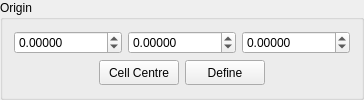
         <widget class="QGroupBox" name="MatrixTransformOriginGroup">
          <property name="title">
           <string>Origin</string>
          </property>
          <layout class="QVBoxLayout" name="verticalLayout_6">
           <item>
            <layout class="QHBoxLayout" name="_13">
             <property name="spacing">
              <number>6</number>
             </property>
             <property name="margin">
              <number>0</number>
             </property>
             <item>
              <widget class="QDoubleSpinBox" name="TransformOriginXSpin">
               <property name="sizePolicy">
                <sizepolicy hsizetype="Expanding" vsizetype="Fixed">
                 <horstretch>0</horstretch>
                 <verstretch>0</verstretch>
                </sizepolicy>
               </property>
               <property name="decimals">
                <number>5</number>
               </property>
               <property name="minimum">
                <double>-1000000.000000000000000</double>
               </property>
               <property name="maximum">
                <double>1000000.000000000000000</double>
               </property>
              </widget>
             </item>
             <item>
              <widget class="QDoubleSpinBox" name="TransformOriginYSpin">
               <property name="sizePolicy">
                <sizepolicy hsizetype="Expanding" vsizetype="Fixed">
                 <horstretch>0</horstretch>
                 <verstretch>0</verstretch>
                </sizepolicy>
               </property>
               <property name="decimals">
                <number>5</number>
               </property>
               <property name="minimum">
                <double>-1000000.000000000000000</double>
               </property>
               <property name="maximum">
                <double>1000000.000000000000000</double>
               </property>
              </widget>
             </item>
             <item>
              <widget class="QDoubleSpinBox" name="TransformOriginZSpin">
               <property name="sizePolicy">
                <sizepolicy hsizetype="Expanding" vsizetype="Fixed">
                 <horstretch>0</horstretch>
                 <verstretch>0</verstretch>
                </sizepolicy>
               </property>
               <property name="decimals">
                <number>5</number>
               </property>
               <property name="minimum">
                <double>-1000000.000000000000000</double>
               </property>
               <property name="maximum">
                <double>1000000.000000000000000</double>
               </property>
              </widget>
             </item>
            </layout>
           </item>
           <item>
            <layout class="QHBoxLayout" name="horizontalLayout_7">
             <item>
              <spacer name="horizontalSpacer_6">
               <property name="orientation">
                <enum>Qt::Horizontal</enum>
               </property>
               <property name="sizeHint" stdset="0">
                <size>
                 <width>40</width>
                 <height>20</height>
                </size>
               </property>
              </spacer>
             </item>
             <item>
              <widget class="QPushButton" name="TransformOriginCellCentreButton">
               <property name="minimumSize">
                <size>
                 <width>32</width>
                 <height>25</height>
                </size>
               </property>
               <property name="maximumSize">
                <size>
                 <width>300</width>
                 <height>25</height>
                </size>
               </property>
               <property name="toolTip">
                <string>Define origin from cell centre</string>
               </property>
               <property name="text">
                <string>Cell Centre</string>
               </property>
               <property name="icon">
                <iconset resource="icons.qrc">
                 <normaloff>:/stackicons/icons/stack_celldefine.svg</normaloff>:/stackicons/icons/stack_celldefine.svg</iconset>
               </property>
               <property name="iconSize">
                <size>
                 <width>16</width>
                 <height>16</height>
                </size>
               </property>
              </widget>
             </item>
             <item>
              <widget class="QPushButton" name="TransformDefineOriginButton">
               <property name="minimumSize">
                <size>
                 <width>0</width>
                 <height>25</height>
                </size>
               </property>
               <property name="maximumSize">
                <size>
                 <width>300</width>
                 <height>25</height>
                </size>
               </property>
               <property name="toolTip">
                <string>Define origin from current selection</string>
               </property>
               <property name="text">
                <string>Define</string>
               </property>
               <property name="icon">
                <iconset resource="icons.qrc">
                 <normaloff>:/basic/icons/basic_define.svg</normaloff>:/basic/icons/basic_define.svg</iconset>
               </property>
               <property name="iconSize">
                <size>
                 <width>16</width>
                 <height>16</height>
                </size>
               </property>
              </widget>
             </item>
             <item>
              <spacer name="horizontalSpacer_7">
               <property name="orientation">
                <enum>Qt::Horizontal</enum>
               </property>
               <property name="sizeHint" stdset="0">
                <size>
                 <width>40</width>
                 <height>20</height>
                </size>
               </property>
              </spacer>
             </item>
            </layout>
           </item>
          </layout>
         </widget>
